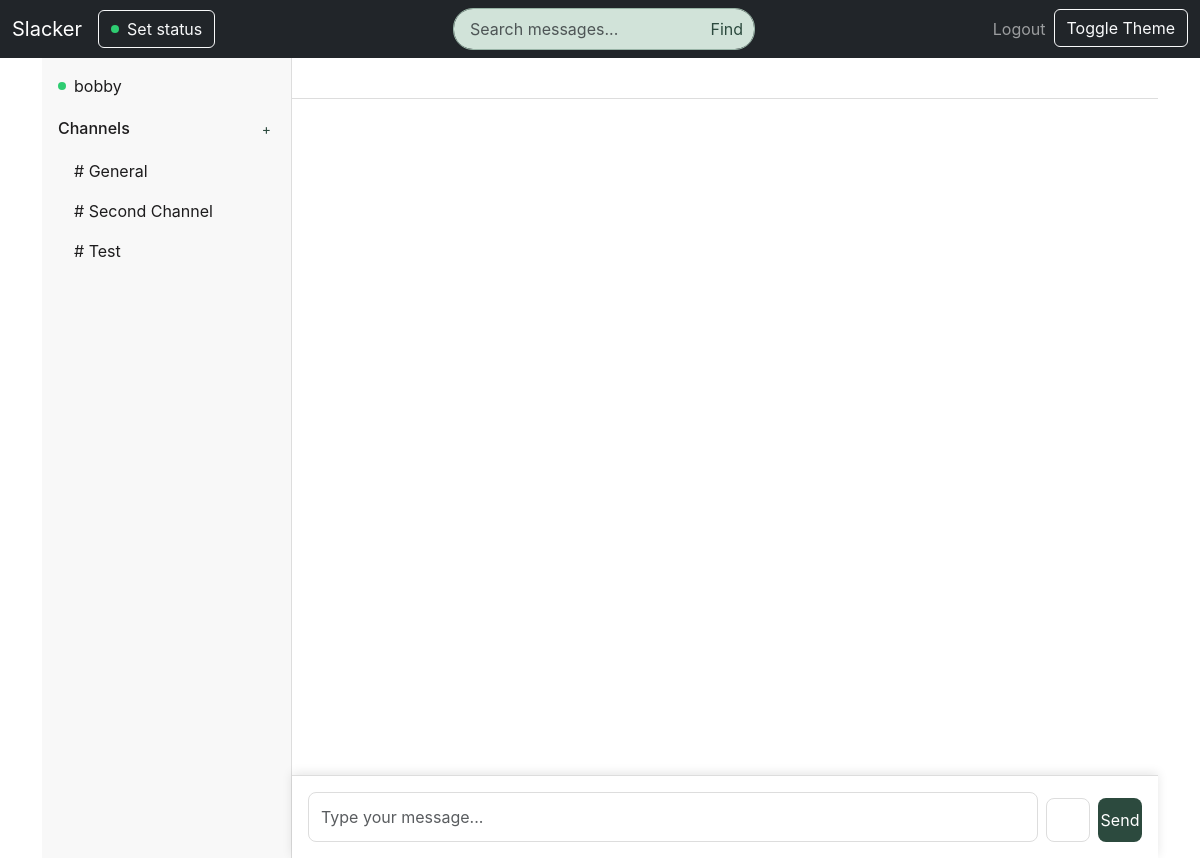
/chat (signed in), run on an earlier commit of the app's database.
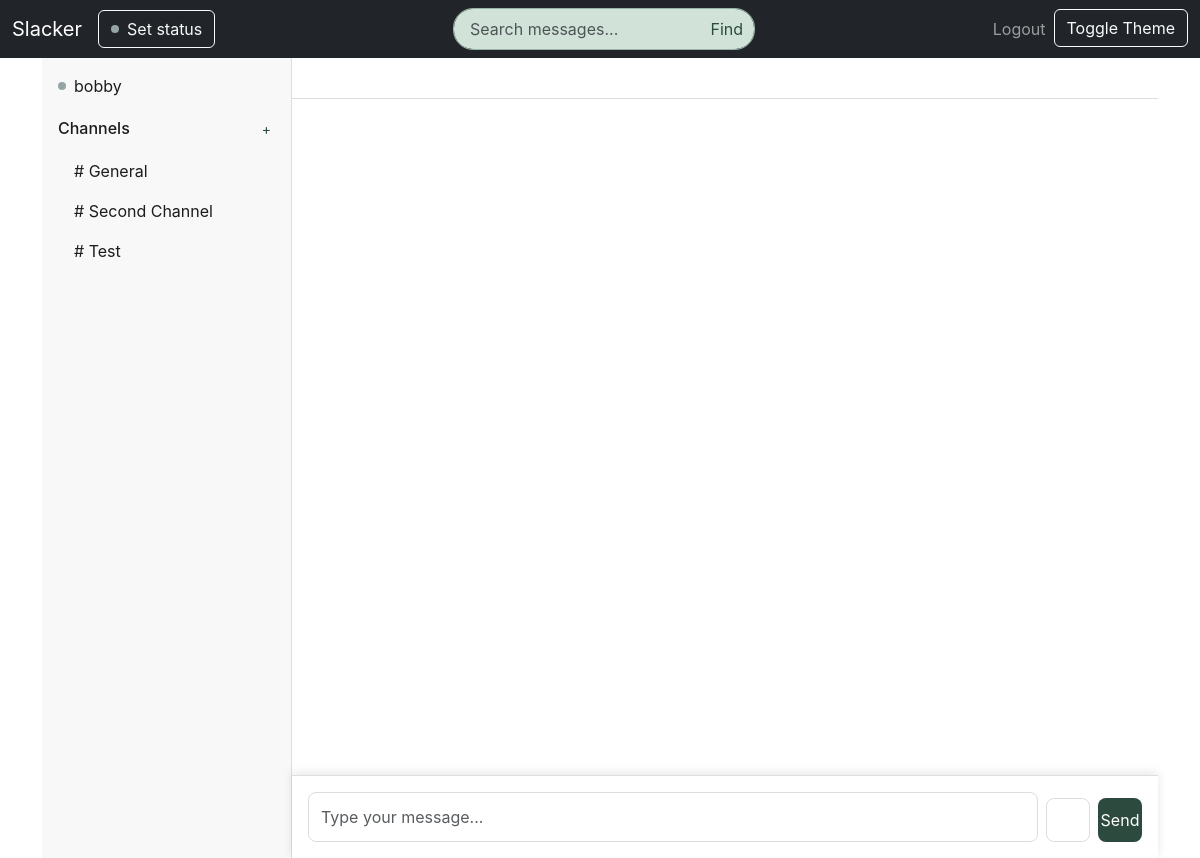
And on a later commit of the database.
### models.py (models this page shows, shortened)
class User(UserMixin, db.Model):
    id = db.Column(db.Integer, primary_key=True)
    username = db.Column(db.String(64), unique=True, nullable=False)
    email = db.Column(db.String(120), unique=True, nullable=False)
    password_hash = db.Column(db.String(256))
    is_online = db.Column(db.Boolean, default=False)
    status = db.Column(db.String(50), default="Available")
    custom_status = db.Column(db.String(100))
    status_emoji = db.Column(db.String(32))  # New: Status emoji
    last_seen = db.Column(db.DateTime, default=datetime.utcnow)
    role = db.Column(db.String(20), default="member")  # New: User role
    join_date = db.Column(db.DateTime, default=datetime.utcnow)  # New: Join date
    bio = db.Column(db.String(500))  # New: User bio
    messages = db.relationship('Message', backref='user', lazy=True, foreign_keys='Message.user_id')
    pinned_messages = db.relationship('Message', backref='pinned_by', lazy=True, foreign_keys='Message.pinned_by_id')
    bookmarks = db.relationship('UserBookmark', backref='user', lazy=True)

class Channel(db.Model):
    id = db.Column(db.Integer, primary_key=True)
    name = db.Column(db.String(64), nullable=False)
    description = db.Column(db.String(256))
    created_at = db.Column(db.DateTime, default=datetime.utcnow)
    created_by_id = db.Column(db.Integer, db.ForeignKey('user.id'))
    is_private = db.Column(db.Boolean, default=False)
    messages = db.relationship('Message', backref='channel', lazy=True)

### app.py (the view)
@app.route('/chat')
@login_required
def chat():
    channels = Channel.query.all()
    return render_template('chat.html', channels=channels)

### app.py (called while the page is built)
@login_manager.user_loader
def load_user(user_id):
    from models import User
    return User.query.get(int(user_id))

### templates/chat.html (shortened to what this page needs)
{% extends "base.html" %}
{% block content %}
<div class="container">
    <div class="sidebar">
        <div class="user-info mb-3">
            <div class="d-flex align-items-center">
                <span class="status-dot {{ 'online' if current_user.is_online else 'offline' }}"></span>
                <span>{{ current_user.username }}</span>
            </div>
        </div>
        <div class="d-flex justify-content-between align-items-center mb-2">
            <h6 class="channels-header mb-0">Channels</h6>
            <button class="btn btn-sm btn-outline-primary p-1" data-bs-toggle="modal" data-bs-target="#newChannelModal">+</button>
        </div>
        <ul class="channel-list" id="channel-list">
            {% for channel in channels %}
            <li class="channel-item" data-channel-id="{{ channel.id }}">
                # {{ channel.name }}
            </li>
            {% endfor %}
        </ul>
    </div>
    <div class="main-content">
        <div class="channel-header" id="channel-header">
        </div>
        <div class="message-container" id="message-container">
        </div>
        <div class="input-container">
            <div class="message-compose">
                <textarea
                    id="message-input"
                    class="form-control"
                    placeholder="Type your message..."
                    rows="1"
                ></textarea>
                <div class="input-actions">
                    <label class="file-upload-btn" title="Upload file">
                    </label>
                    <button class="send-button" title="Send message">Send</button>
                </div>
            </div>
        </div>
    </div>
</div>
{% endblock %}

### templates/base.html (shortened to what this page needs)
<!DOCTYPE html>
<html lang="en">
<head>
    <link href="https://cdn.jsdelivr.net/npm/bootstrap@5.3.0/dist/css/bootstrap.min.css" rel="stylesheet">
    <link href="{{ url_for('static', filename='css/style.css') }}" rel="stylesheet">
</head>
<body>
    {% block body %}
    <nav class="navbar navbar-expand-lg navbar-dark bg-dark">
        <div class="container-fluid">
            <a class="navbar-brand" href="/">Slacker</a>
            <div class="collapse navbar-collapse" id="navbarNav">
                <ul class="navbar-nav me-auto">
                    {% if current_user.is_authenticated %}
                    <li class="nav-item">
                        <button class="btn btn-outline-light me-2" data-bs-toggle="modal" data-bs-target="#statusModal">
                            <span class="status-dot {{ 'online' if current_user.is_online else 'offline' }}"></span>
                            {{ current_user.custom_status or 'Set status' }}
                        </button>
                    </li>
                    {% endif %}
                </ul>
                {% if current_user.is_authenticated %}
                <div class="nav-link search-container mx-auto">
                    <input type="text" id="searchInput" class="form-control" placeholder="Search messages...">
                    <button id="searchBtn" class="btn btn-outline-light">
                        Find
                    </button>
                </div>
                {% endif %}
                <ul class="navbar-nav ms-auto">
                    {% if current_user.is_authenticated %}
                    <li class="nav-item">
                        <a class="nav-link" href="{{ url_for('auth.logout') }}">Logout</a>
                    </li>
                    {% else %}
                    <li class="nav-item">
                        <a class="nav-link" href="{{ url_for('auth.login') }}">Login</a>
                    </li>
                    {% endif %}
                    <li class="nav-item">
                        <button id="theme-toggle" class="btn btn-outline-light">Toggle Theme</button>
                    </li>
                </ul>
            </div>
        </div>
    </nav>
    {% block content %}{% endblock %}
    {% endblock %}
</body>
</html>

### static/css/style.css (style rules this page uses)
:root { --primary-color: #2c4a3e; --secondary-color: #3e6b59; --accent-color: #98b4a6; --mint-green: #d1e3d9; --earthy-brown: #9b8875; --light-brown: #e6ddd1; --text-color: #1d1c1d; --border-color: #ddd; --bg-color: #fff; --sidebar-bg: #f8f8f8; }
body { margin: 0; padding: 0; font-family: -apple-system, BlinkMacSystemFont, "Segoe UI", Roboto, Helvetica, Arial, sans-serif; color: var(--text-color); background-color: var(--bg-color); }
.container { display: grid; grid-template-columns: 250px 1fr; height: 100vh; }
.sidebar { background-color: var(--sidebar-bg); border-right: 1px solid var(--border-color); padding: 1rem; }
.channel-list { list-style: none; padding: 0; margin: 0; }
.btn-outline-primary { border: none; color: var(--primary-color); transition: all 0.2s ease; }
.channel-item { padding: 0.5rem 1rem; cursor: pointer; border-radius: 4px; transition: background-color 0.2s; }
.main-content { display: flex; flex-direction: column; }
.channel-header { padding: 1rem; border-bottom: 1px solid var(--border-color); background-color: var(--bg-color); }
.message-container { flex: 1; overflow-y: auto; padding: 1rem; }
.input-container { padding: 1rem; border-top: 1px solid var(--border-color); display: flex; gap: 0.5rem; align-items: flex-end; background-color: var(--bg-color); position: sticky; bottom: 0; z-index: 100; box-shadow: 0 -2px 10px rgba(0, 0, 0, 0.1); }
#message-input { flex: 1; padding: 0.75rem; border: 1px solid var(--border-color); border-radius: 8px; resize: none; background-color: var(--bg-color); color: var(--text-color); min-height: 44px; max-height: 120px; }
.send-button { padding: 10px; background-color: var(--primary-color); border: none; border-radius: 8px; color: white; cursor: pointer; display: flex; align-items: center; justify-content: center; transition: all 0.2s ease; width: 44px; height: 44px; }
.search-container { display: flex; gap: 8px; align-items: center; position: relative; min-width: 300px; }
.search-container input { background-color: var(--mint-green); border: 1px solid var(--accent-color); color: var(--text-color); border-radius: 20px; padding: 8px 36px 8px 16px; width: 100%; transition: all 0.2s ease; }
#searchBtn { position: absolute; right: 8px; top: 50%; transform: translateY(-50%); background: none; border: none; padding: 4px; cursor: pointer; color: var(--primary-color); display: flex; align-items: center; justify-content: center; }
.status-dot { width: 8px; height: 8px; border-radius: 50%; display: inline-block; margin-right: 0.5rem; }
.status-dot.offline { background-color: #95a5a6; }
.user-info { flex: 1; }
.navbar .btn-outline-light { display: inline-flex; align-items: center; gap: 8px; }
.navbar .status-dot { width: 8px; height: 8px; margin: 0; }
.message-compose { display: flex; gap: 0.5rem; width: 100%; }
.input-actions { display: flex; align-items: flex-end; gap: 0.5rem; }
.file-upload-btn { padding: 10px; background-color: transparent; border: 1px solid var(--border-color); border-radius: 8px; color: var(--text-color); cursor: pointer; display: flex; align-items: center; justify-content: center; transition: all 0.2s ease; width: 44px; height: 44px; }

What changed in the data, as far as the page shows it:
changed User "Set status": is_online True → False (drawn)
